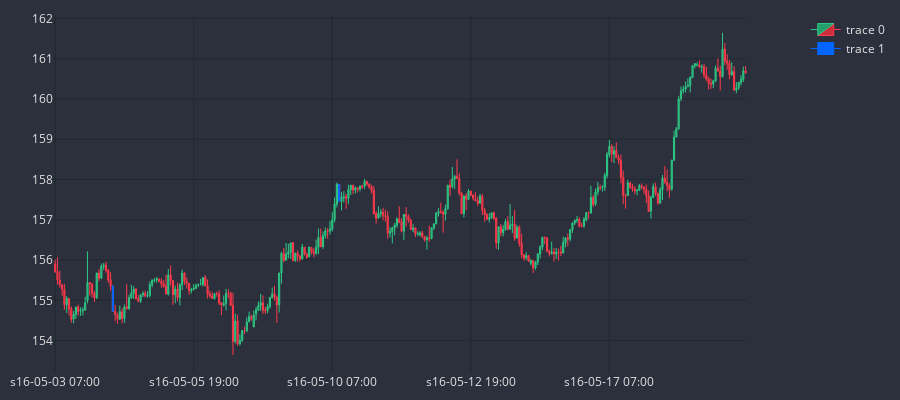

Notebook code cell kept with this figure:
### Code cell
MARKER = '#0066FF'
dfp = df_an.iloc[2000:2300]
cp = CandlePlot(dfp, candles=True)
df_temp = cp.df_plot[cp.df_plot.MARUBOZU == True]
cp.fig.add_trace(go.Candlestick(
                x = df_temp.sTime,
                open = df_temp.mid_o,
                high = df_temp.mid_h,
                low = df_temp.mid_l,
                close = df_temp.mid_c,
                line = dict(width=1), 
                opacity = 1,
                increasing_fillcolor=MARKER,
                decreasing_fillcolor=MARKER,
                increasing_line_color=MARKER,
                decreasing_line_color=MARKER,
            ))

cp.show_plot()

### Figure 1 — Plotly figure (JSON) as saved in the notebook; plotly's stock layout.template omitted (floating-point values rounded to 4 significant figures; data arrays with more than 128 entries replaced by an {"elided": "..."} marker saying what was removed)
{"data": [{"close": {"elided": "300 float values"}, "decreasing": {"fillcolor": "#CC2E3C", "line": {"color": "#FF3A4C"}}, "high": {"elided": "300 float values"}, "increasing": {"fillcolor": "#24A06B", "line": {"color": "#2EC886"}}, "line": {"width": 1}, "low": {"elided": "300 float values"}, "opacity": 1, "open": {"elided": "300 float values"}, "type": "candlestick", "x": {"elided": "300 str values"}}, {"close": [154.7, 157.5], "decreasing": {"fillcolor": "#0066FF", "line": {"color": "#0066FF"}}, "high": [155.4, 157.9], "increasing": {"fillcolor": "#0066FF", "line": {"color": "#0066FF"}}, "line": {"width": 1}, "low": [154.7, 157.5], "opacity": 1, "open": [155.4, 157.9], "type": "candlestick", "x": ["s16-05-04 08:00", "s16-05-10 10:00"]}], "layout": {"font": {"color": "#e1e1e1", "size": 12}, "height": 400, "margin": {"b": 10, "l": 10, "r": 10, "t": 10}, "paper_bgcolor": "#2c303c", "plot_bgcolor": "#2c303c", "width": 900, "xaxis": {"anchor": "y", "domain": [0, 0.94], "gridcolor": "#1f292f", "nticks": 5, "rangeslider": {"visible": false}}, "yaxis": {"anchor": "x", "domain": [0, 1], "gridcolor": "#1f292f"}, "yaxis2": {"anchor": "x", "gridcolor": "#1f292f", "overlaying": "y", "side": "right"}}}
